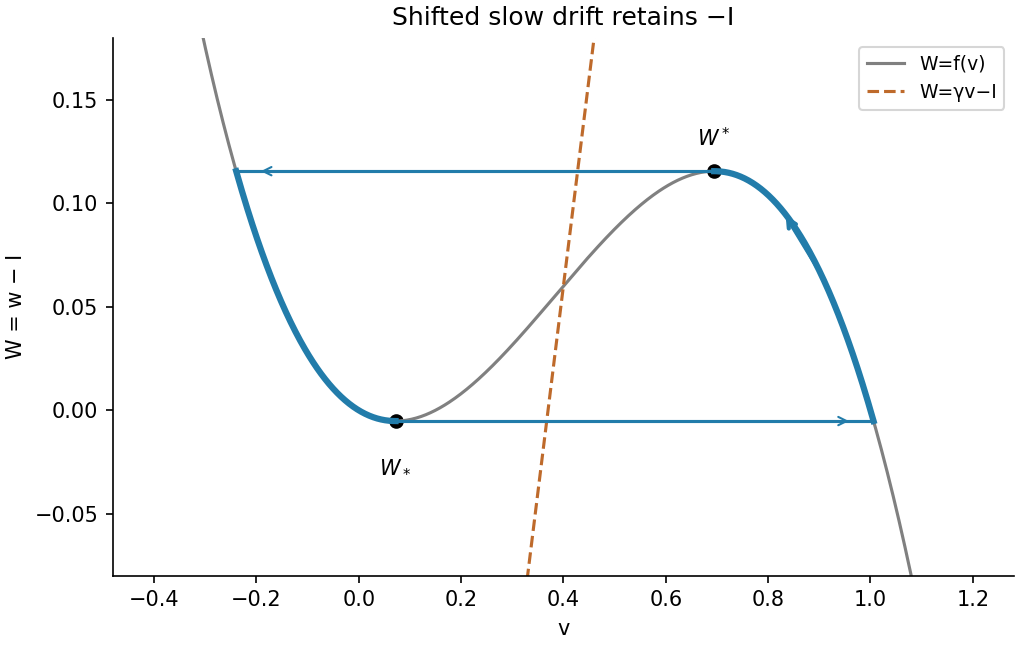

Generate this figure with Python:
"""Original solution diagram. Python 3.14, NumPy 2.3.5, Matplotlib 3.10.7. Output to current working directory."""
import numpy as np
import matplotlib
matplotlib.use("Agg")
import matplotlib.pyplot as plt
from pathlib import Path
plt.rcParams.update({"figure.facecolor":"white","axes.facecolor":"white","font.size":10,"axes.spines.top":False,"axes.spines.right":False})

a=.15;gamma=2;I=.74;f=lambda v:v*(a-v)*(v-1);d=np.sqrt(1-a+a*a);vl=(1+a-d)/3;vr=(1+a+d)/3;wl=f(vl);wr=f(vr)
def roots(w):return sorted(np.roots([1,-(1+a),a,w]).real)
left=roots(wr)[0];right=roots(wl)[-1]
fig,ax=plt.subplots(figsize=(6.8,4.3),layout='constrained');x=np.linspace(-.4,1.2,700);ax.plot(x,f(x),color='.5',label='W=f(v)');ax.plot(x,gamma*x-I,'--',color='#be6a2b',label='W=γv−I');xx=np.linspace(right,vr,200);ax.plot(xx,f(xx),lw=3,color='#227caa');xx=np.linspace(left,vl,200);ax.plot(xx,f(xx),lw=3,color='#227caa');ax.plot([vr,left],[wr,wr],color='#227caa');ax.plot([vl,right],[wl,wl],color='#227caa');ax.annotate('',(.83,f(.83)),(.9,f(.9)),arrowprops={'arrowstyle':'->','color':'#227caa','lw':2});ax.annotate('',(left+.04,wr),(vr-.04,wr),arrowprops={'arrowstyle':'->','color':'#227caa'});ax.annotate('',(right-.04,wl),(vl+.04,wl),arrowprops={'arrowstyle':'->','color':'#227caa'});ax.scatter([vl,vr],[wl,wr],color='black');ax.text(vl,wl-.025,r'$W_*$',ha='center');ax.text(vr,wr+.012,r'$W^*$',ha='center');ax.set(xlabel='v',ylabel='W = w − I',ylim=(-.08,.18),title='Shifted slow drift retains −I');ax.legend(fontsize=9)
fig.savefig(Path.cwd()/'2010-fhn-oscillation.png',dpi=150,facecolor='white');plt.close(fig)
